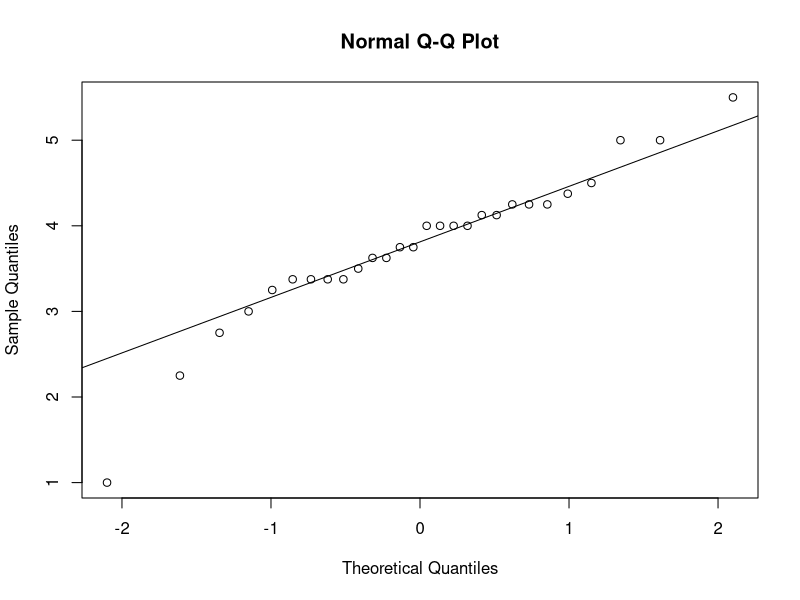
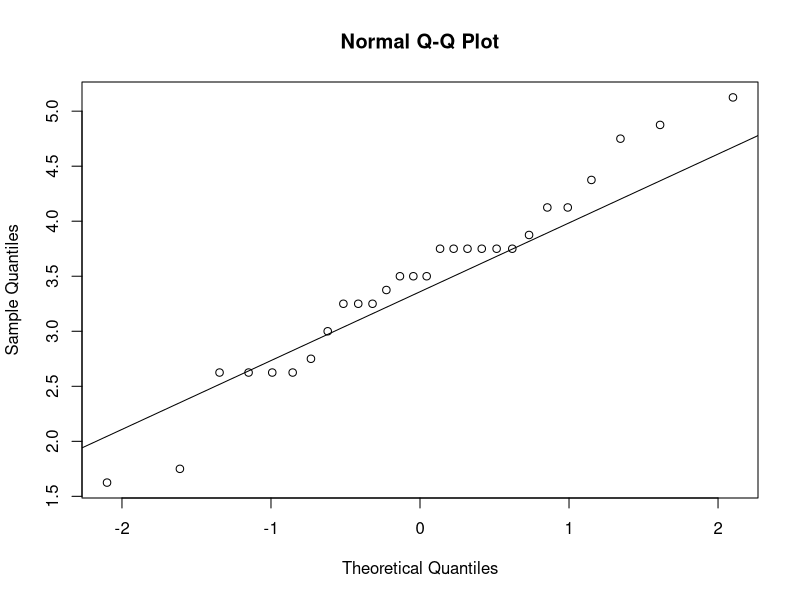
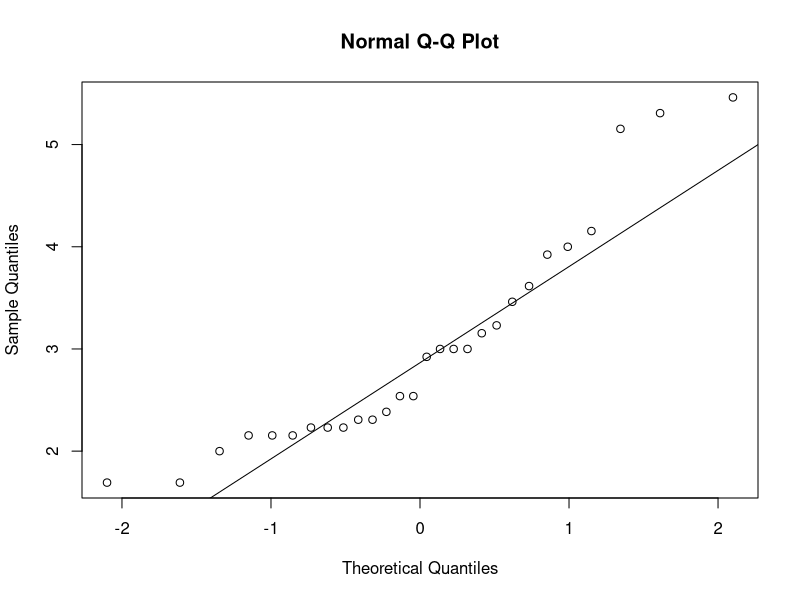
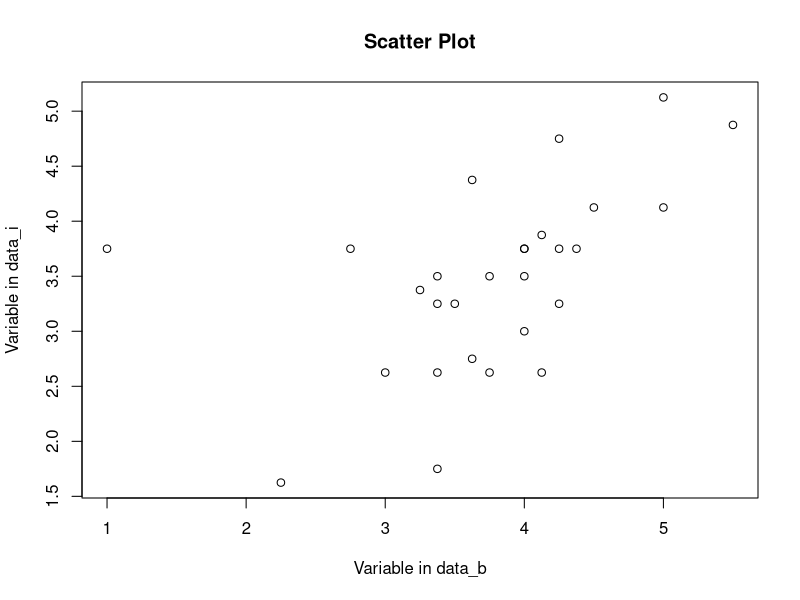
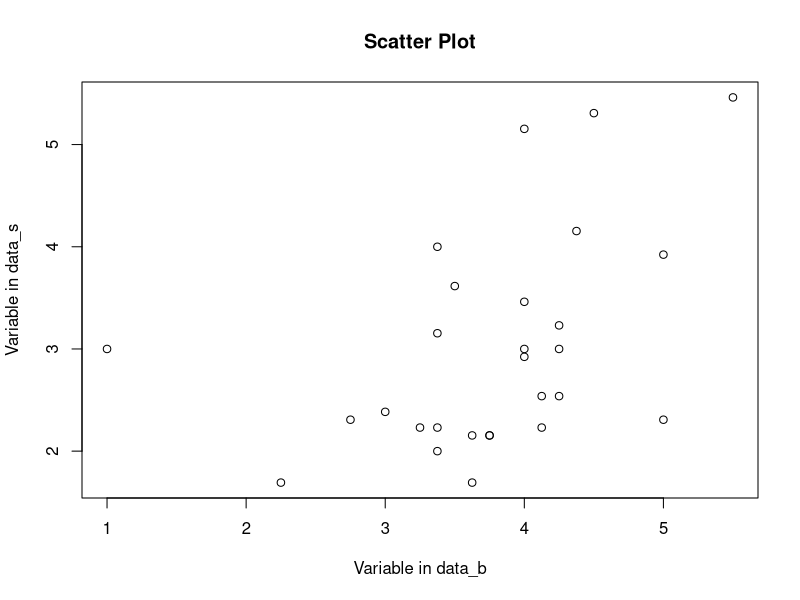
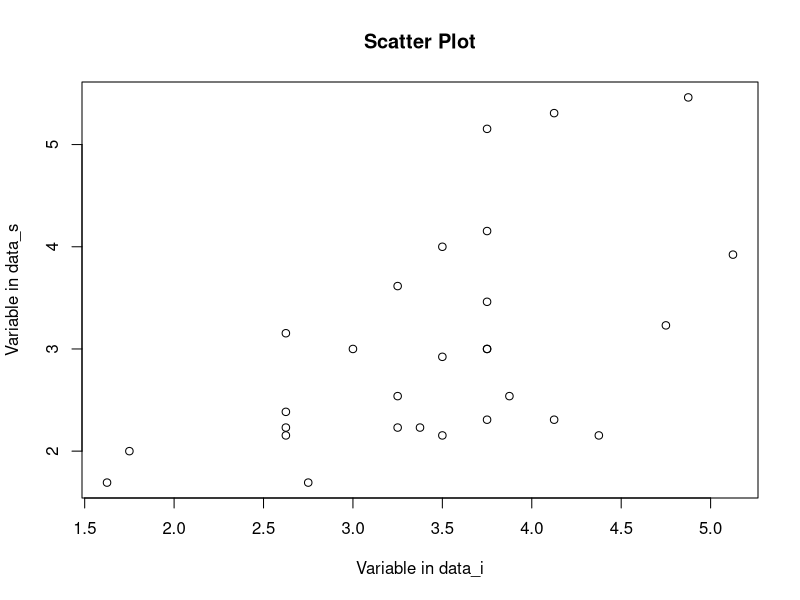
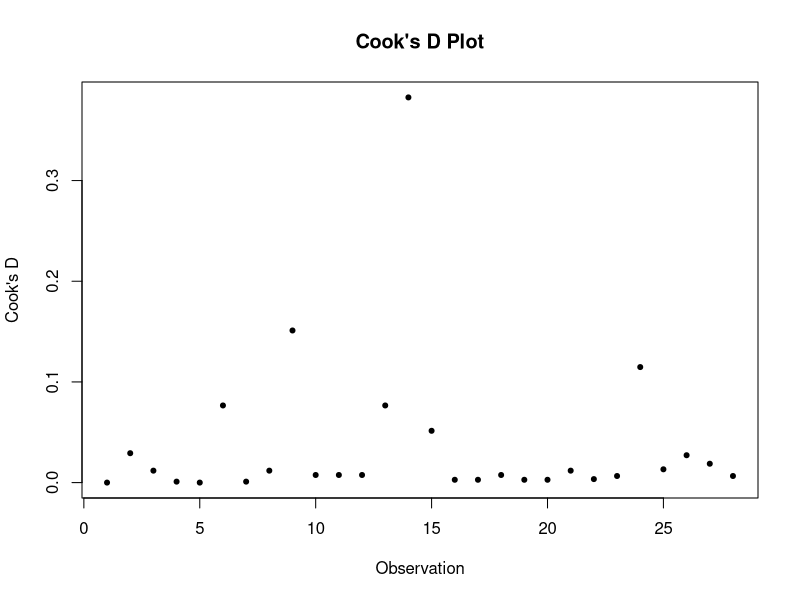
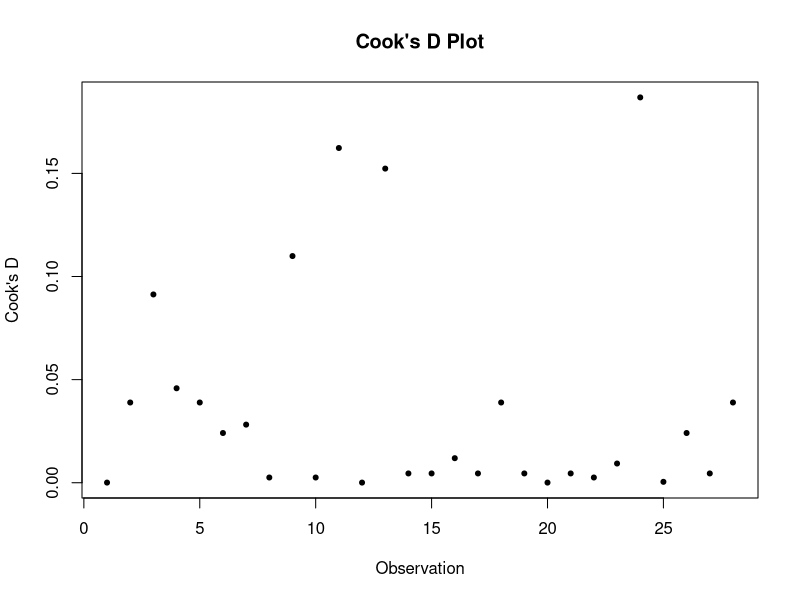

Reproduce these figures in R, in order.
## ---- chunk 1
knitr::opts_chunk$set(echo = TRUE)
## ---- chunk 2
data <- read.csv("results-survey768925juli9.csv")
data <- data[!is.na(data$Bf.b1.), ]
## ---- chunk 3
#allgemeine fragen
N <- nrow(data)
M_alter <- mean(data$Of1)
SD_alter <- sd(data$Of1)
n_w <- sum(data$Of2 == "w")
n_m <- sum(data$Of2 == "m")
#mir egal, ob wir generell zwischen geschlechtern unterscheiden wollen; wollte nur schauen, wie das geht; wahrscheinlich nur bei vielen teilnehmern?
M_w_b_nutzung <- mean(data$Of3[data$Of2 == "w"])
M_m_b_nutzung <- mean(data$Of3[data$Of2 == "m"])
M_b_nutzung <- mean(data$Of3)
SD_b_nutzung <- sd(data$Of3)
M_w_i_nutzung <- mean(data$Of4[data$Of2 == "w"])
M_m_i_nutzung <- mean(data$Of4[data$Of2 == "m"])
M_i_nutzung <- mean(data$Of4)
SD_i_nutzung <- sd(data$Of4)
privat <- sum(data$Of5 == "p")
oeffentlich <-sum(data$Of5 == "o")
## ---- chunk 4
#b = bereal, i = instagram, s = social media
data_b <- data[, grepl("^Bf", names(data))]
data_i <- data[, grepl("^If", names(data))]
data_s <- data[, grepl("^Af", names(data))]
data_bis <- cbind(data_b, data_i, data_s)

#sollten wir anscheinend gar nicht tun
M_bis <- colMeans(data_bis, na.rm = TRUE)
Mdn_bis <- apply(data_bis, 2, median, na.rm = TRUE)
SD_bis <- apply(data_bis, 2, sd, na.rm = TRUE)
M_Mdn_SD <- data.frame(M = M_bis,
                           Mdn = Mdn_bis,
                           SD = SD_bis)
## ---- chunk 5
#das sollten wir tun, weiß aber nicht, ob das bei b und i sinn macht, die skala haben wir uns ja selber ausgedacht...
data_b$M <- rowMeans(data_b)
data_i$M <- rowMeans(data_i)
data_s$M <- rowMeans(data_s)

#mourad
t_bi <- t.test(data_b$M, data_i$M) #5
t_bi_a <- t_bi$parameter 
t_bi_s <- t_bi$statistic
t_bi_p <- t_bi$p.value 
#eig sind die unteren 3 zeilen unnötig, man kann im environment auf t_bi klicken; war in der übung auch so, die werte sind wahrscheinlich wichtig


c_bs <- cor.test(data_b$M, data_s$M) #6.1
c_bs_a <- c_bs$parameter
c_bs_e <- c_bs$estimate
c_bs_p <- c_bs$p.value

c_is <- cor.test(data_i$M, data_s$M) #6.2
c_is_a <- c_is$parameter
c_is_e <- c_is$estimate
c_is_p <- c_is$p.value

M_bi = (data_b$M + data_i$M) / 2 #6.3
c_bis <- cor.test(M_bi, data_s$M) 
c_bis_a <- c_bis$parameter
c_bis_e <- c_bis$estimate
c_bis_p <- c_bis$p.value
## ---- chunk 6
#voraussetzungen für die tests von eben
#normalverteilt
qqnorm(rowMeans(data_b))
qqline(rowMeans(data_b))

qqnorm(rowMeans(data_i))
qqline(rowMeans(data_i))

qqnorm(rowMeans(data_s))
qqline(rowMeans(data_s))


#linearer zusammenhang
plot(data_b$M, data_i$M, 
     main = "Scatter Plot", 
     xlab = "Variable in data_b", 
     ylab = "Variable in data_i")

plot(data_b$M, data_s$M, 
     main = "Scatter Plot", 
     xlab = "Variable in data_b", 
     ylab = "Variable in data_s")

plot(data_i$M, data_s$M, 
     main = "Scatter Plot", 
     xlab = "Variable in data_i", 
     ylab = "Variable in data_s")


#keine ausreißer
means_b <- data.frame(M = rowMeans(data_b))
model <- lm(M ~ 1, data = means_b)
cooksd <- cooks.distance(model)
plot(cooksd, pch = 20, main = "Cook's D Plot", xlab = "Observation", ylab = "Cook's D")

means_i <- data.frame(M = rowMeans(data_i))
model <- lm(M ~ 1, data = means_i)
cooksd <- cooks.distance(model)
plot(cooksd, pch = 20, main = "Cook's D Plot", xlab = "Observation", ylab = "Cook's D")

means_s <- data.frame(M = rowMeans(data_s))
model <- lm(M ~ 1, data = means_s)
cooksd <- cooks.distance(model)
plot(cooksd, pch = 20, main = "Cook's D Plot", xlab = "Observation", ylab = "Cook's D")
## ---- chunk 7
library(ggplot2)

ggplot(data_i, aes(x = M)) +
geom_bar()
  
ggplot(data_b, aes(x = M)) +
geom_bar()
  
ggplot(data_s, aes(x = M)) +
geom_bar()
  

#wunderschön
beides = (data_b$M + data_i$M) / 2
cor_result <- cor.test(data_s$M, beides)
c <- t.test(data_i$M, data_b$M)

result_df <- data.frame(
  Variable = c("x", "y"),
  Correlation = cor_result$estimate,
  PValue = cor_result$p.value
)

ggplot(data = result_df, aes( y = Correlation, x = PValue)) +
  geom_bar(stat = "identity", color = "black") +
  geom_text(aes(label = PValue), vjust = -0.5, color = "white") +
  labs(x = "Variable", y = "Correlation", fill = "P-Value") +
  scale_fill_gradient(low = "green", high = "red") +
  ggtitle("Correlation Analysis")
